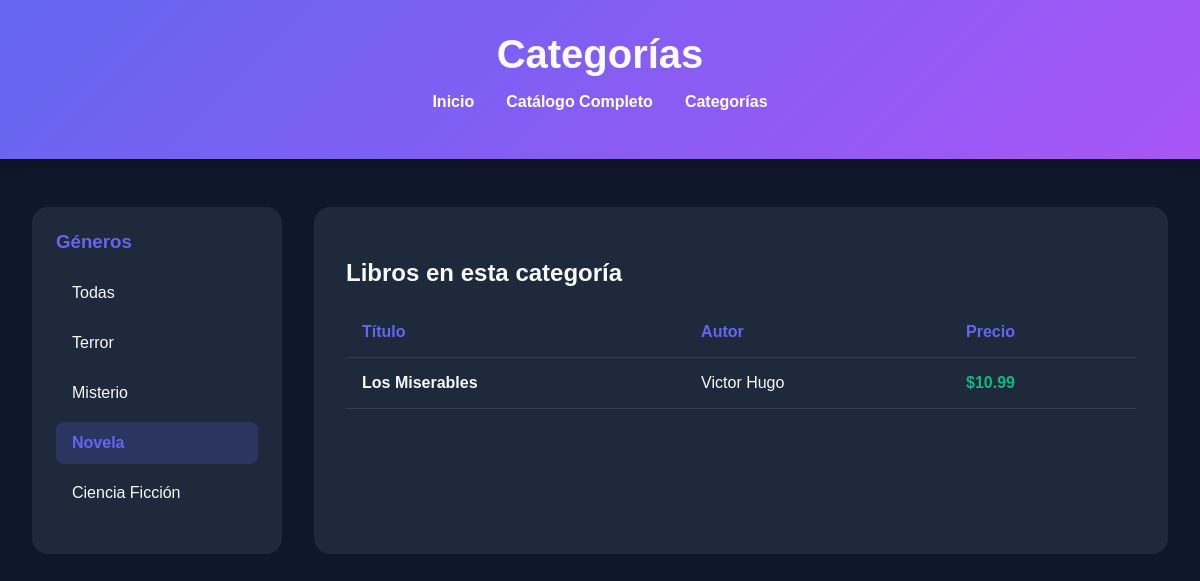
Screenshot of /categoria/3 with the database file from the repository.
### tables this page shows
CREATE TABLE categorias (
                   id INTEGER PRIMARY KEY AUTOINCREMENT,
                   categoria TEXT NOT NULL
                   );

CREATE TABLE libros (
            id INTEGER PRIMARY KEY AUTOINCREMENT,
            titulo TEXT NOT NULL,
            autor TEXT NOT NULL,
            precio REAL NOT NULL,
            categoria_id INTEGER,
            FOREIGN KEY (categoria_id) REFERENCES categorias(id)       
         );

### app.py (the view)
@app.route('/categoria/<int:categoria_id>')
def ver_categoria(categoria_id):
    libros = consultar_libros_por_categoria(categoria_id)
    categorias = obtener_categorias()
    return render_template('categoria.html', categorias=categorias, libros=libros, categoria_seleccionada=categoria_id)

### db.py (called while the page is built)
def obtener_conexion():
    conexion = sqlite3.connect('libreria.db')
    conexion.row_factory = sqlite3.Row
    return conexion

def obtener_categorias():
    conexion = obtener_conexion()
    cursor = conexion.cursor()
    cursor.execute('SELECT * FROM categorias')
    categorias = cursor.fetchall()
    conexion.close()
    return categorias

def consultar_libros_por_categoria(categoria_id):
    conexion = obtener_conexion()
    cursor = conexion.cursor()
    cursor.execute('''
        SELECT libros.id,
               libros.titulo,
               libros.autor,
               libros.precio,
               categorias.categoria
        FROM libros
        JOIN categorias ON libros.categoria_id = categorias.id
        WHERE libros.categoria_id = ?
    ''', (categoria_id,))
    libros = cursor.fetchall()
    conexion.close()
    return libros

### templates/categoria.html (shortened to what this page needs)
<!DOCTYPE html>
<html lang="es">
<head>
</head>
<body>
    <header class="header">
        <h1>Categorías</h1>
        <nav class="nav">
            <ul>
                <li><a href="{{ url_for('home') }}">Inicio</a></li>
                <li><a href="{{ url_for('index') }}">Catálogo Completo</a></li>
                <li><a href="{{ url_for('categorias_lista') }}">Categorías</a></li>
            </ul>
        </nav>
    </header>
    <div class="layout">
        <aside class="sidebar">
            <h3>Géneros</h3>
            <ul class="category-list">
                <li class="category-item">
                    <a href="{{ url_for('categorias_lista') }}" class="{{ 'active' if not categoria_seleccionada else '' }}">Todas</a>
                </li>
                {% for cat in categorias %}
                <li class="category-item">
                    <a href="{{ url_for('ver_categoria', categoria_id=cat['id']) }}"
                       class="{{ 'active' if categoria_seleccionada == cat['id'] else '' }}">
                        {{ cat['categoria'] }}
                    </a>
                </li>
                {% endfor %}
            </ul>
        </aside>
        <main class="content">
            {% if libros %}
            <h2>Libros en esta categoría</h2>
            <table>
                <thead>
                    <tr>
                        <th>Título</th>
                        <th>Autor</th>
                        <th>Precio</th>
                    </tr>
                </thead>
                <tbody>
                    {% for libro in libros %}
                    <tr>
                        <td><strong>{{ libro['titulo'] }}</strong></td>
                        <td>{{ libro['autor'] }}</td>
                        <td class="price">${{ libro['precio'] }}</td>
                    </tr>
                    {% endfor %}
                </tbody>
            </table>
            {% elif categoria_seleccionada %}
            <div class="empty-state">
                <p>No se encontraron libros en esta categoría.</p>
            </div>
            {% else %}
            <div class="empty-state">
                <h2>Explora por Género</h2>
                <p>Selecciona una categoría a la izquierda para ver los libros disponibles.</p>
            </div>
            {% endif %}
        </main>
    </div>
</body>
</html>

### templates/categoria.html (style rules this page uses)
:root { --primary: #6366f1; --secondary: #a855f7; --bg: #0f172a; --text: #f8fafc; --card-bg: #1e293b; }
body { font-family: 'Outfit', sans-serif; background-color: var(--bg); color: var(--text); margin: 0; padding: 0; min-height: 100vh; }
.header { padding: 2rem; text-align: center; background: linear-gradient(135deg, var(--primary), var(--secondary)); box-shadow: 0 4px 15px rgba(0, 0, 0, 0.3); }
h1 { margin: 0; font-size: 2.5rem; }
.nav { margin-top: 1rem; }
.nav ul { list-style: none; padding: 0; display: flex; justify-content: center; gap: 2rem; }
.nav a { color: white; text-decoration: none; font-weight: 600; }
.layout { display: grid; grid-template-columns: 250px 1fr; gap: 2rem; max-width: 1200px; margin: 3rem auto; padding: 0 2rem; }
.sidebar { background: var(--card-bg); padding: 1.5rem; border-radius: 1rem; height: fit-content; }
.sidebar h3 { margin-top: 0; color: var(--primary); }
.category-list { list-style: none; padding: 0; }
.category-item a { display: block; padding: 0.75rem 1rem; color: var(--text); text-decoration: none; border-radius: 0.5rem; transition: background 0.3s; margin-bottom: 0.5rem; }
.category-item a:hover, .category-item a.active { background: rgba(99, 102, 241, 0.2); color: var(--primary); font-weight: 600; }
.content { background: var(--card-bg); padding: 2rem; border-radius: 1rem; }
table { width: 100%; border-collapse: collapse; }
th, td { padding: 1rem; text-align: left; border-bottom: 1px solid rgba(255,255,255,0.1); }
th { color: var(--primary); }
.price { font-weight: 700; color: #10b981; }

### rows the page displays
categorias: categoria "Terror"
categorias: categoria "Misterio"
categorias: categoria "Novela"
categorias: categoria "Ciencia Ficción"
libros: titulo "Los Miserables", autor "Victor Hugo", precio "10.99"
